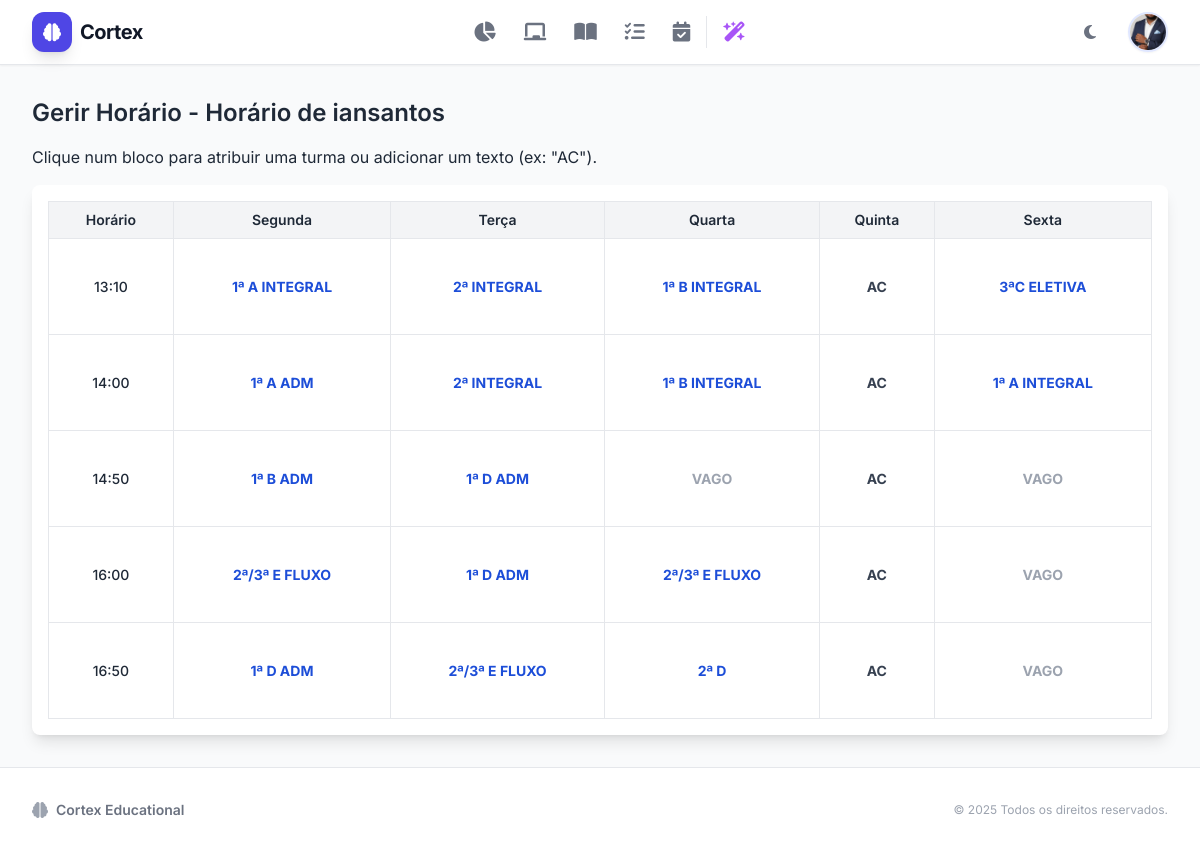
Page /gerenciar_horario (signed in) on the committed database.
### models.py (models this page shows, shortened)
class User(db.Model, UserMixin):
    __tablename__ = 'users'
    id = db.Column(db.Integer, primary_key=True)
    username = db.Column(db.String(80), unique=True, nullable=False)
    password_hash = db.Column(db.String(128), nullable=False)
    is_professor = db.Column(db.Boolean, default=True) # Se False, é aluno ou admin
    is_admin = db.Column(db.Boolean, default=False)    # Se True, vê dados de todos
    escola_id = db.Column(db.Integer, db.ForeignKey('escolas.id'), nullable=True)
    email_contato = db.Column(db.String(120), nullable=True)
    telefone = db.Column(db.String(20), nullable=True)
    foto_perfil_path = db.Column(db.String(255), nullable=True)
    genero = db.Column(db.String(20), default='Masculino')
    lembretes = db.relationship('Lembrete', backref='autor', lazy=True, cascade='all, delete-orphan')
    turmas = db.relationship('Turma', backref='autor', lazy=True, cascade='all, delete-orphan')
    horarios = db.relationship('Horario', backref='autor', lazy=True, cascade='all, delete-orphan')
    entradas_diario = db.relationship('DiarioBordo', backref='autor_diario', lazy=True, cascade='all, delete-orphan', foreign_keys='DiarioBordo.id_user')
    notificacoes = db.relationship('Notificacao', backref='destinatario', lazy=True, cascade='all, delete-orphan')

class Horario(db.Model):
    __tablename__ = 'horarios'
    id = db.Column(db.Integer, primary_key=True)
    nome = db.Column(db.String(100), nullable=False, default="Horário Padrão")
    id_user = db.Column(db.Integer, db.ForeignKey('users.id'), nullable=False)
    ativo = db.Column(db.Boolean, default=True)
    blocos = db.relationship('BlocoAula', backref='horario', lazy=True, cascade='all, delete-orphan')

class BlocoAula(db.Model):
    __tablename__ = 'blocos_aula'
    id = db.Column(db.Integer, primary_key=True)
    id_horario = db.Column(db.Integer, db.ForeignKey('horarios.id'), nullable=False)
    id_turma = db.Column(db.Integer, db.ForeignKey('turmas.id'), nullable=True)
    turma_bloco = db.relationship('Turma', foreign_keys=[id_turma])
    dia_semana = db.Column(db.Integer, nullable=False) # 0=Segunda, 4=Sexta
    posicao_aula = db.Column(db.Integer, nullable=False) # 1 a 5 (ou mais)
    texto_horario = db.Column(db.String(50), nullable=True) # Ex: "13:10"
    texto_alternativo = db.Column(db.String(100), nullable=True) # Ex: "Reunião", "Planejamento"

class Turma(db.Model):
    __tablename__ = 'turmas'
    id = db.Column(db.Integer, primary_key=True)
    nome = db.Column(db.String(100), nullable=False)
    descricao = db.Column(db.Text)
    turno = db.Column(db.String(50)) # Ex: Matutino, Vespertino, Noturno
    id_user = db.Column(db.Integer, db.ForeignKey('users.id'), nullable=False)
    alunos = db.relationship('Aluno', backref='turma', lazy=True)
    atividades = db.relationship('Atividade', backref='turma', lazy=True, cascade='all, delete-orphan')
    planos_de_aula = db.relationship('PlanoDeAula', backref='turma', lazy=True, cascade='all, delete-orphan')

### blueprints/planos.py (the view, shortened to what this page needs)
@planos_bp.route('/gerenciar_horario')
@login_required
def gerenciar_horario():
    horario = Horario.query.filter_by(autor=current_user, ativo=True).first()
    blocos_db = BlocoAula.query.filter_by(id_horario=horario.id).all()
    blocos_map = { (b.dia_semana, b.posicao_aula): b for b in blocos_db }
    turmas_user = Turma.query.filter_by(autor=current_user).order_by(Turma.nome).all()
    horarios_texto_raw = sorted(list(set(
        b.texto_horario for b in blocos_db if b.texto_horario
    )), key=lambda x: int(x.split(':')[0] + x.split(':')[1]))
    horarios_texto = horarios_texto_raw[:5]
    if len(horarios_texto) < 5:
        horarios_texto.extend(["--:--"] * (5 - len(horarios_texto)))
    dias_semana = ["Segunda", "Terça", "Quarta", "Quinta", "Sexta"]
    return render_template('gerenciar_horario.html',
                           horario=horario,
                           blocos_map=blocos_map,
                           turmas_user=turmas_user,
                           horarios_texto=horarios_texto,
                           dias_semana=dias_semana)

### templates/gerenciar_horario.html (shortened to what this page needs)
{% extends "base.html" %}
{% block content %}
<h2 class="text-2xl font-semibold mb-4">Gerir Horário - {{ horario.nome }}</h2>
<p class="mb-4">Clique num bloco para atribuir uma turma ou adicionar um texto (ex: "AC").</p>
<div class="overflow-x-auto bg-white p-4 rounded-lg shadow-lg">
    <table class="min-w-full border border-gray-300 text-sm text-center">
        <thead class="bg-gray-100">
            <tr>
                <th class="border px-2 py-2 font-semibold">Horário</th>
                {% for dia in dias_semana %}
                    <th class="border px-2 py-2 font-semibold">{{ dia }}</th>
                {% endfor %}
            </tr>
        </thead>
        <tbody class="divide-y divide-gray-200">
            {% for pos in range(1, 6) %} <tr>
                <td class="border px-2 py-4 font-medium">{{ horarios_texto[pos-1] }}</td>
                {% for dia in range(5) %} {% set bloco = blocos_map.get((dia, pos)) %}
                    <td class="border px-2 py-4 h-24 cursor-pointer hover:bg-gray-100 horario-bloco"
                        data-id-bloco="{{ bloco.id }}"
                        data-dia="{{ dias_semana[dia] }}"
                        data-hora="{{ horarios_texto[pos-1] }}">
                        <span id="display-bloco-{{ bloco.id }}"
                              class="font-bold
                              {% if bloco.turma_bloco %}text-blue-700
                              {% elif bloco.texto_alternativo %}text-gray-700
                              {% else %}text-gray-400{% endif %}">
                            {% if bloco.turma_bloco %}
                                {{ bloco.turma_bloco.nome }}
                            {% elif bloco.texto_alternativo %}
                                {{ bloco.texto_alternativo }}
                            {% else %}
                                VAGO
                            {% endif %}
                        </span>
                    </td>
                {% endfor %}
            </tr>
            {% endfor %}
        </tbody>
    </table>
</div>
{% endblock %}

### templates/base.html (shortened to what this page needs)
<!DOCTYPE html>
<html lang="pt-br" class="light">
<head>
    <script src="https://cdn.tailwindcss.com"></script>
    <link rel="stylesheet" href="https://cdnjs.cloudflare.com/ajax/libs/font-awesome/6.4.0/css/all.min.css">
</head>
<body class="bg-gray-50 text-gray-800 flex flex-col min-h-screen dark:bg-gray-900 dark:text-gray-100 transition-colors duration-300">
    <nav class="bg-white border-b border-gray-200 sticky top-0 z-50 shadow-sm dark:bg-gray-800 dark:border-gray-700">
        <div class="max-w-7xl mx-auto px-4 sm:px-6 lg:px-8">
            <div class="flex justify-between h-16">
                <div class="flex items-center">
                    <a href="{{ url_for('core.index') }}" class="flex items-center gap-2 group">
                        <div class="w-10 h-10 bg-indigo-600 rounded-xl flex items-center justify-center text-white shadow-lg transform group-hover:scale-105 transition-transform">
                            <i class="fas fa-brain text-lg"></i>
                        </div>
                        <span class="font-bold text-xl text-gray-900 tracking-tight hidden sm:block group-hover:text-indigo-600 transition-colors dark:text-white dark:group-hover:text-indigo-400">Cortex</span>
                    </a>
                </div>
                {% if current_user.is_authenticated %}
                <div class="hidden md:flex items-center justify-center space-x-1">
                    <a href="{{ url_for('core.dashboard') }}" class="nav-item p-3 rounded-xl text-gray-500 hover:bg-indigo-50 hover:text-indigo-600 transition-all duration-200 dark:text-gray-400 dark:hover:bg-gray-700 dark:hover:text-indigo-400 group">
                        <i class="fas fa-chart-pie text-xl"></i>
                    </a>
                    <a href="{{ url_for('core.listar_turmas') }}" class="nav-item p-3 rounded-xl text-gray-500 hover:bg-indigo-50 hover:text-indigo-600 transition-all duration-200 dark:text-gray-400 dark:hover:bg-gray-700 dark:hover:text-indigo-400 group">
                        <i class="fas fa-chalkboard text-xl"></i>
                    </a>
                    <a href="{{ url_for('planos.listar_planos') }}" class="nav-item p-3 rounded-xl text-gray-500 hover:bg-indigo-50 hover:text-indigo-600 transition-all duration-200 dark:text-gray-400 dark:hover:bg-gray-700 dark:hover:text-indigo-400 group">
                        <i class="fas fa-book-open text-xl"></i>
                    </a>
                    <a href="{{ url_for('core.listar_atividades') }}" class="nav-item p-3 rounded-xl text-gray-500 hover:bg-indigo-50 hover:text-indigo-600 transition-all duration-200 dark:text-gray-400 dark:hover:bg-gray-700 dark:hover:text-indigo-400 group">
                        <i class="fas fa-tasks text-xl"></i>
                    </a>
                    <a href="{{ url_for('planos.diario_bordo') }}" class="nav-item p-3 rounded-xl text-gray-500 hover:bg-indigo-50 hover:text-indigo-600 transition-all duration-200 dark:text-gray-400 dark:hover:bg-gray-700 dark:hover:text-indigo-400 group">
                        <i class="fas fa-calendar-check text-xl"></i>
                    </a>
                    <a href="{{ url_for('planos.gerar_prova') }}" class="nav-item p-3 rounded-xl text-purple-500 hover:bg-purple-50 hover:text-purple-600 transition-all duration-200 dark:text-purple-400 dark:hover:bg-gray-700 group" title="IA Generator">
                        <i class="fas fa-wand-magic-sparkles text-xl"></i>
                    </a>
                </div>
                <div class="hidden md:flex items-center gap-4">
                    <button id="theme-toggle" class="p-2 rounded-lg text-gray-500 hover:bg-gray-100 dark:text-gray-400 dark:hover:bg-gray-700 focus:outline-none transition-colors" title="Alternar Tema">
                        <i class="fas fa-moon" id="theme-icon"></i>
                    </button>
                    <div class="relative group ml-2">
                        <button type="button" class="flex items-center focus:outline-none transition-transform hover:scale-105">
                            {% if current_user.foto_perfil_path %}
                                <img class="h-10 w-10 rounded-full object-cover border-2 border-indigo-100 shadow-sm hover:border-indigo-300 transition-colors"
                                     src="{{ url_for('static', filename='uploads/' + current_user.foto_perfil_path) }}"
                                     alt="Perfil"
                                     onerror="this.style.display='none'; this.nextElementSibling.style.display='flex';">
                            {% else %}
                                <div class="h-10 w-10 rounded-full bg-gradient-to-br from-indigo-500 to-purple-600 text-white flex items-center justify-center font-bold text-sm shadow-md border-2 border-white dark:border-gray-800">
                                    {{ current_user.username[:2].upper() }}
                                </div>
                            {% endif %}
                        </button>
                    </div>
                </div>
                {% endif %}
            </div>
        </div>
    </nav>
    <main class="flex-grow py-8 bg-gray-50 dark:bg-gray-900 transition-colors duration-300">
        <div class="max-w-7xl mx-auto px-4 sm:px-6 lg:px-8">
            {% block content %}{% endblock %}
        </div>
    </main>
    <footer class="bg-white border-t border-gray-200 mt-auto dark:bg-gray-800 dark:border-gray-700">
        <div class="max-w-7xl mx-auto py-8 px-4 sm:px-6 lg:px-8">
            <div class="flex flex-col md:flex-row justify-between items-center gap-4">
                <div class="flex items-center gap-2">
                    <i class="fas fa-brain text-gray-400"></i>
                    <span class="text-sm font-semibold text-gray-500 dark:text-gray-400">Cortex Educational</span>
                </div>
                <p class="text-center text-xs text-gray-400 dark:text-gray-500">
                    &copy; 2025 Todos os direitos reservados.
                </p>
            </div>
        </div>
    </footer>
</body>
</html>

### templates/base.html (style rules this page uses)
body { font-family: 'Inter', sans-serif; }
.nav-item { position: relative; display: flex; align-items: center; justify-content: center; }

### rows in the picture
User: foto_perfil_path (picture)
Horario: nome "Horário de iansantos"
BlocoAula: texto_horario "13:10"
Turma: turma_bloco.nome "1ª A INTEGRAL" "1ª A INTEGRAL"
Turma: turma_bloco.nome "2ª INTEGRAL" "2ª INTEGRAL"
Turma: turma_bloco.nome "1ª B INTEGRAL" "1ª B INTEGRAL"
BlocoAula: texto_alternativo "AC"
Turma: turma_bloco.nome "3ªC ELETIVA"
BlocoAula: texto_horario "14:00"
Turma: turma_bloco.nome "1ª A ADM"
BlocoAula: texto_alternativo "AC"
BlocoAula: texto_horario "14:50"
Turma: turma_bloco.nome "1ª B ADM"
Turma: turma_bloco.nome "1ª D ADM" "1ª D ADM" "1ª D ADM"
BlocoAula: texto_alternativo "AC"
BlocoAula: texto_horario "16:00"
Turma: turma_bloco.nome "2ª/3ª E FLUXO" "2ª/3ª E FLUXO" "2ª/3ª E FLUXO"
BlocoAula: texto_alternativo "AC"
BlocoAula: texto_horario "16:50"
Turma: turma_bloco.nome "2ª D"
BlocoAula: texto_alternativo "AC"

### other values in the picture
{{ dia }} "Segunda" "Terça" "Quarta" "Quinta" "Sexta"
